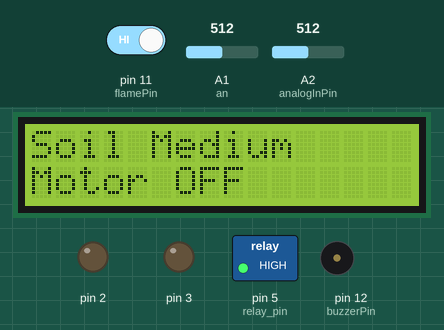
Simulated run of this sketch. Board: Arduino Uno, built with avr-gcc and run on an emulated ATmega328P. Shown: 16×2 character LCD, switched loads named in the sketch (green lamp = pin HIGH), output pins drawn as LEDs (lit = HIGH), buzzer (waves = sounding, pin HIGH). The test bench sets the inputs (shaded band); at power-on: A1 (an) = 512, pin 11 (flamePin) HIGH, A2 (analogInPin) = 512. What the sketch prints to the serial monitor is not drawn.

Above: at 1.2 s.
1.3 s: A1 (an) set to 816
3.4 s: A1 (an) set to 841
At 5.4 s:
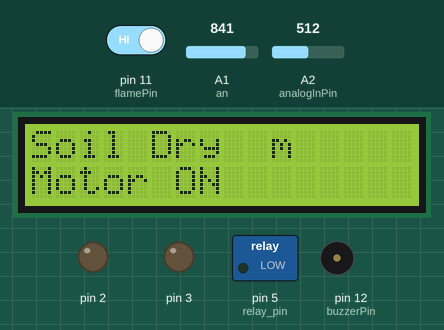
5.8 s: A1 (an) set to 662
7.7 s: A1 (an) set to 632
At 9.3 s:
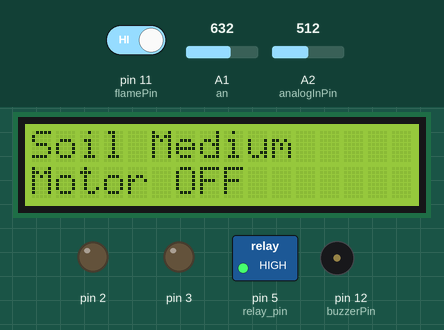
10.1 s: A1 (an) set to 384
11.9 s: A1 (an) set to 348
At 13.4 s:
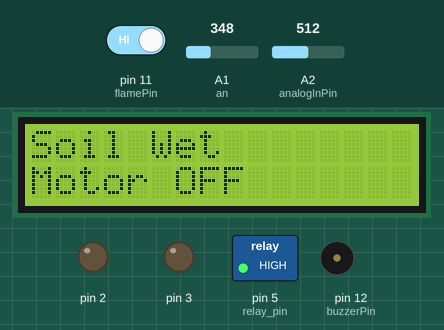
Timing chart, 0 to 14.9 s (numbered marks = the images above; inputs shaded):
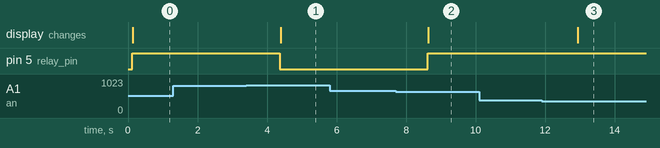

Measured:
- the behaviour switches between 833 and 834 on A1 (an) (found by bisection; images 0 and 1)
- the behaviour switches between 651 and 650 on A1 (an) (found by bisection; images 1 and 2)
- the behaviour switches between 366 and 365 on A1 (an) (found by bisection; images 2 and 3)
- after the input at 1.3 s, every drawn part: stays the same
- after the input at 3.4 s, pin 5 (relay_pin): HIGH → LOW after 0.97 s; the display: changes after 0.99 s (image 1)
- after the input at 5.8 s, every drawn part: stays the same
- after the input at 7.7 s, pin 5 (relay_pin): LOW → HIGH after 0.92 s; the display: changes after 0.94 s (image 2)
- after the input at 10.1 s, every drawn part: stays the same
- after the input at 11.9 s, the display: changes after 1.0 s (image 3)

The sketch:

Final_Code.ino
```cpp
//  water level //
const int analogInPin = A2;
int sensorValue = 0;


// water pump && Soil Moisture //
#include <LiquidCrystal_I2C.h>
#define an A1
#include <Wire.h>
#include<LiquidCrystal_I2C.h>
LiquidCrystal_I2C lcd(0x27, 16, 2);
int sensor_pin = A1;       //Sensor Pin
int relay_pin = 5;         //Relay Pin
int value=0,moisture=0;

// Flame //

const int buzzerPin = 12;
const int flamePin = 11;
int Flame = HIGH;


void setup() {
  // declare pin  to be an output:
  pinMode(2,OUTPUT);
  pinMode(3,OUTPUT);
  lcd.init();
  lcd.backlight();
  lcd.setBacklight(HIGH);
  pinMode(an, INPUT);
  pinMode(relay_pin, OUTPUT);
  pinMode(buzzerPin , OUTPUT);
  pinMode(flamePin , INPUT);

  Serial.begin(9600);
}

// the loop routine runs over and over again forever:
void loop() {

/**************************  Water Level  **************************/

  sensorValue = analogRead(analogInPin);
  Serial.print("sensor = ");
  Serial.print(sensorValue);
  Serial.print("\n");
  delay(2);
  if((sensorValue>=100)&&(sensorValue<=600)){
    delay(50);
    }
  else if((sensorValue>=601)&&(sensorValue<=625)){
    delay(50);
    }
  else if((sensorValue>=626)&&(sensorValue<=700)){
    digitalWrite(3,LOW);
    delay(50);
    }
  else{
    digitalWrite(3,HIGH);
    delay(50);
    }


/**************************  Flame  **************************/

    Flame = digitalRead(flamePin);
    if (Flame== LOW)
    {
      digitalWrite(buzzerPin, HIGH);
    }
    else
    {
      digitalWrite(buzzerPin, LOW);
    }

/**************************  Soil Moisture  **************************/

value=analogRead(an);
    moisture=map(value,1017,100,0,100);


  if(moisture <20)
  {
     Serial.print("Soil Moisture  = ");
    Serial.print(moisture);
    Serial.println("%");
    Serial.println("Soil Dry");
    Serial.println("Motor ON");
    digitalWrite(relay_pin,LOW);
    lcd.setCursor(0,0);
    lcd.print("Soil Dry  ");
    lcd.setCursor(0,1);
    lcd.print("Motor ON ");
  }
  else if(moisture >= 40 && moisture <= 70)
  {
    Serial.print("Soil Moisture  = ");
    Serial.print(moisture);
    Serial.println("%");
    Serial.println("Soil Medium");
    Serial.println("Motor OFF");
    digitalWrite(relay_pin, HIGH);
    lcd.setCursor(0,0);
    lcd.print("Soil Medium");
    lcd.setCursor(0,1);
    lcd.print("Motor OFF");
  }
  else if(moisture > 40)
  {
     Serial.print("Soil Moisture = ");
    Serial.print(moisture);
    Serial.println("%");
    Serial.println("Soil Wet");
    Serial.println("Motor OFF");
    digitalWrite(relay_pin, HIGH);
    lcd.setCursor(0,0);
    lcd.print("Soil Wet   ");
    lcd.setCursor(0,1);
    lcd.print("Motor OFF");
  }

  delay(1000);

}
```
